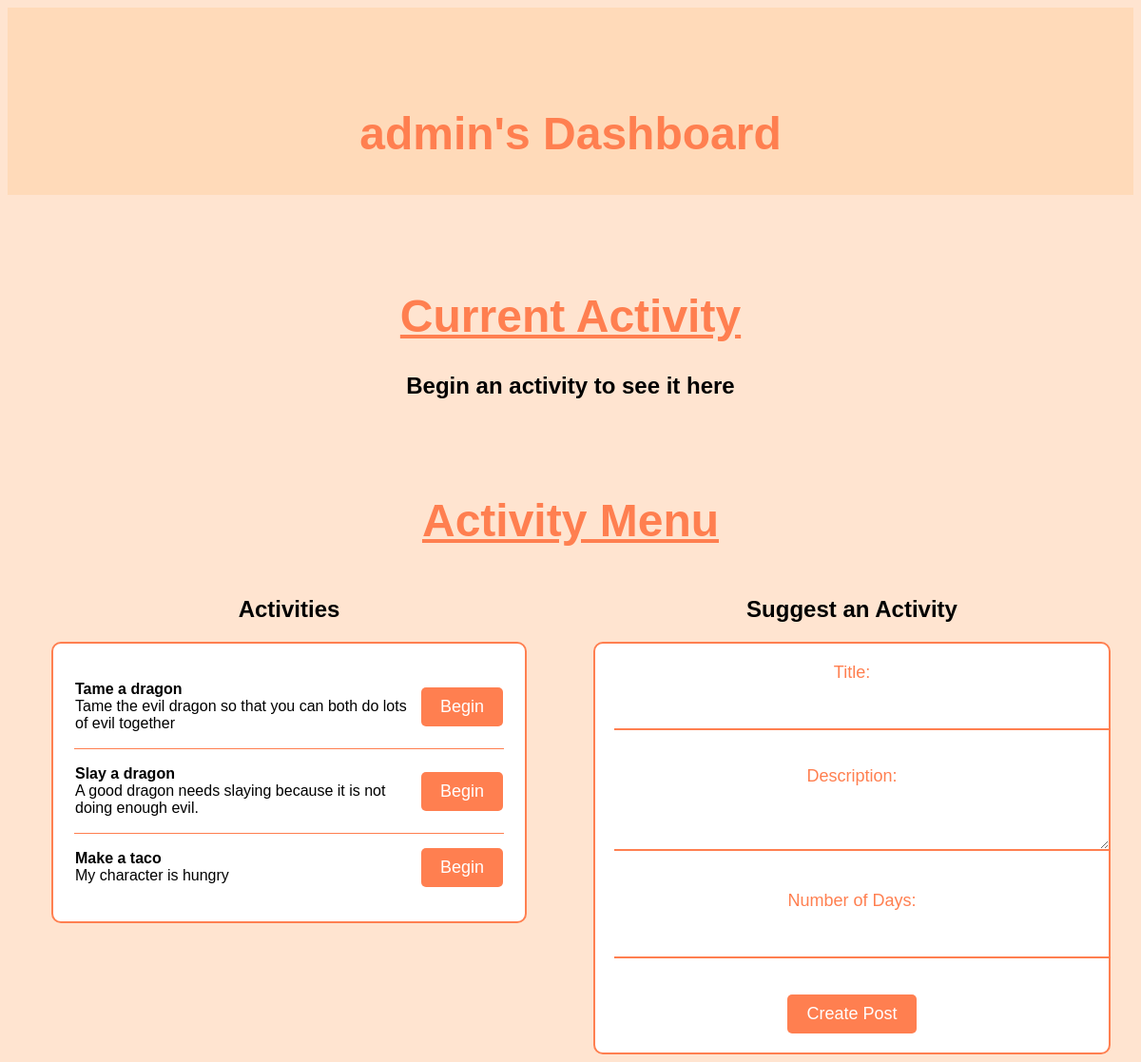
Screenshot of /downtimeTracker/dashboard/admin with the database file from the repository.
### DowntimeTracker/models.py (models this page shows, shortened)
class Activity(models.Model):
    title = models.CharField(max_length=30, help_text='Name of this type of Activity')
    description = models.CharField(max_length=150, help_text="The description of the Activity")
    player = models.CharField(max_length=30, help_text="Name of player currently working", default="")
    date_started = models.DateField(null=True, blank=True)
    days = models.IntegerField(default=7) #TODO: Figure out params
    days_completed = models.IntegerField(default=0) #TODO: Figure out params
    hidden = models.BooleanField(default=False, help_text="Can all players see this activity?")
    class Meta: ordering = ['-title']

### DowntimeTracker/views.py (the view)
# urls.py: path('dashboard/<name>', views.dashboard, name='dashboard'),
def dashboard(request, name):
    current_activitys = Activity.objects.filter(player=name)
    all_activities = Activity.objects.filter(hidden=False)
    status = [a.player == name for a in all_activities]
    if request.method == "POST":
        title = request.POST.get("title")
        description = request.POST.get("description")
        days = request.POST.get("days")
        new_activity = Activity(title=title, description=description, days=days, player="", days_completed=0, hidden=True, date_started=None)
        new_activity.save()
    if len(current_activitys) > 0:
        current_activity = current_activitys[0]
        days_completed = (datetime.date.today() - current_activity.date_started).days + current_activity.days_completed
        percentage = int(round(days_completed / current_activity.days, 2) * 100)
    else:
        current_activity = None
        percentage = 0
        days_completed = 0
    return render(request, "dashboard.html",
                   {"name": name,
                    "currentActivity": current_activity,
                    "daysCompleted": days_completed,
                    "percentage":  percentage,
                    "allActivities":zip(all_activities,status)})

### DowntimeTracker/templates/dashboard.html (shortened to what this page needs)
{% load static %}
<!DOCTYPE html>
<html lang="en">
	<head>
        <link rel="stylesheet" href="{% static 'style.css' %}">
    </head>
	<body>
        <div class="header">
            <h1><strong>{{ name }}'s Dashboard</strong></h1>
        </div>
        <div>
            <h1><u>Current Activity</u></h1>
            {% if currentActivity %}
                <h2>{{ currentActivity.title }}</h2>
                <h3>{{ daysCompleted }} / {{ currentActivity.days }} Day's Completed</h3>
                <div class="progress">
                    <div class="progress-bar" data-percentage="{{percentage}}" id="my-progress-bar">
                    </div>
                </div>
            {% else %}
                <h2>Begin an activity to see it here</h2>
            {% endif %}
        </div>
        <h1><u>Activity Menu</u></h1>
        <div class="main-row">
            <div class="column">
                <h2>Activities</h2>
                <table style="width: 100%;" class="activity-list">
                    {% for activity, status in allActivities %}
                    {% block activity %}
                    <form action="/downtimeTracker/begin_activity" method="post">
                        <td class="row">
                            <p style="display: inline-block; text-align: left;" class="column"><strong>{{ activity.title }}</strong><br>{{ activity.description }}</p>
                            <input type="submit" value="Begin" class="align-right; column; button" {{ status|yesno:'disabled,,'}}>
                        </td>
                    </form>
                    {% endblock %}
                    {% endfor %}
                </table>
            </div>
            <div class="column">
                <h2>Suggest an Activity</h2>
                {% block content %}
                    <form method="POST">
                        <label for="title">Title:</label>
                        <input type="text" id="title" name="title" required><br><br>
                        <label for="description">Description:</label>
                        <textarea id="description" name="description" required></textarea><br><br>
                        <label for="days">Number of Days:</label>
                        <input type="number" id="days" name="days" min="1" max="365" required><br><br>
                        <input class='button' type="submit" value="Create Post">
                    </form>
                {% endblock %}
            </div>
        </div>
	</body>
</html>

### DowntimeTracker/static/style.css (style rules this page uses)
.header { color: black; width: 100%; position: fixed; background: peachpuff; padding: 5px 0; top: 0; left: 0; position: sticky; }
.row { display: flex; align-items: center; }
.row:not(:last-child) { border-bottom: coral 1px solid; }
.main-row { display: flex; align-items: top; }
.column { flex: 50%; }
body { font-family: Arial, sans-serif; background-color: #f2f2f2; text-align: center; }
h1 { margin-top: 100px; font-size: 48px; color: #333; }
.button { background-color: coral; color: white; padding: 10px 20px; font-size: 18px; border: none; border-radius: 5px; cursor: pointer; }
body { background-color: #FFE4D0; }
h1 { color: coral; text-align: center; }
form { margin: 0 auto; max-width: 500px; padding: 20px; border: 2px solid coral; border-radius: 10px; background-color: white; }
.activity-list { margin: 0 auto; max-width: 500px; padding: 20px; border: 2px solid coral; border-radius: 10px; background-color: white; }
label { display: block; margin-bottom: 10px; color: coral; font-size: 18px; }
input[type="text"], textarea, input[type="number"] { width: 100%; padding: 10px; font-size: 16px; border: none; border-bottom: 2px solid coral; margin-bottom: 20px; }
input[type="submit"] { background-color: coral; color: white; padding: 10px 20px; font-size: 18px; border: none; border-radius: 5px; cursor: pointer; }

### rows the page displays
Activity: title "Tame a dragon", description "Tame the evil dragon so that you can both do lots of evil together"
Activity: title "Slay a dragon", description "A good dragon needs slaying because it is not doing enough evil."
Activity: title "Make a taco", description "My character is hungry"

### other values shown
{{ name }} "admin"
